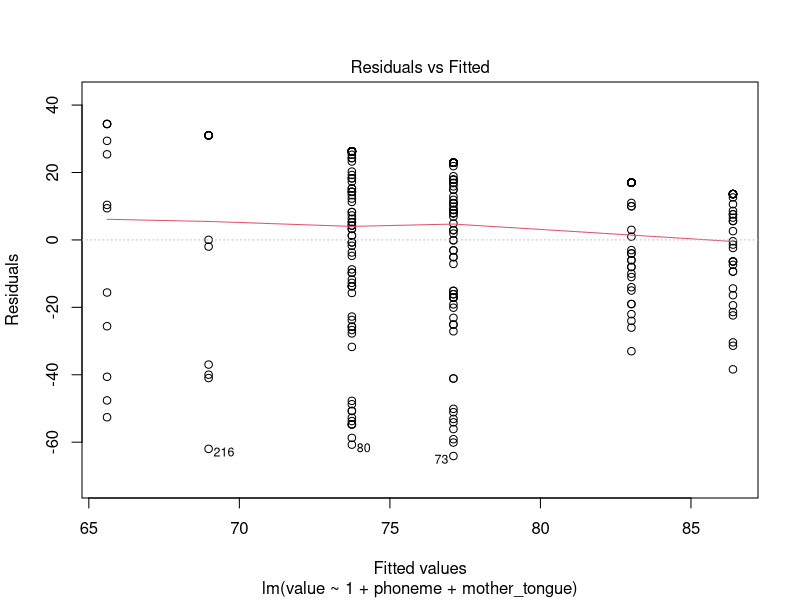
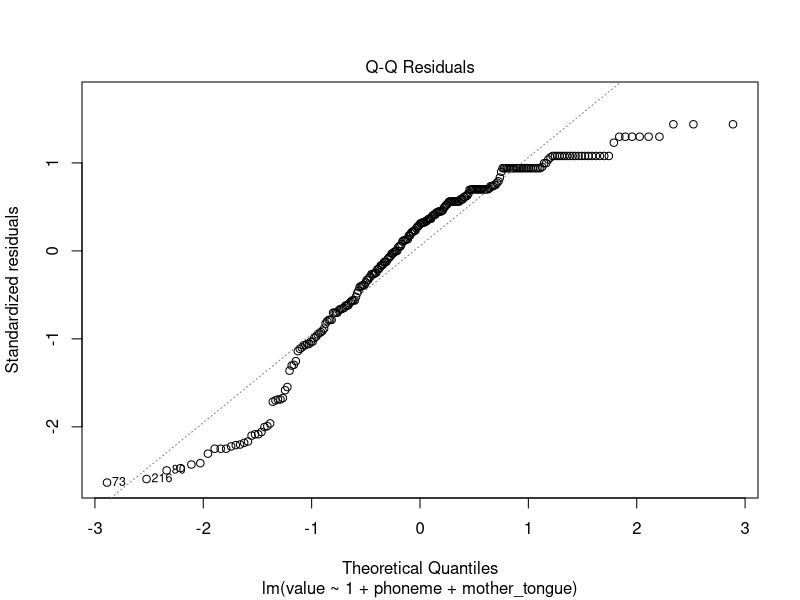
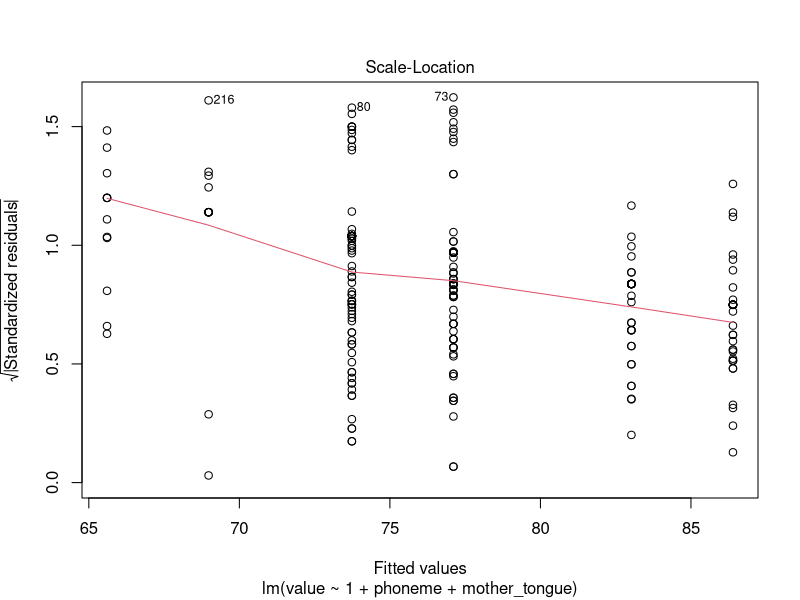
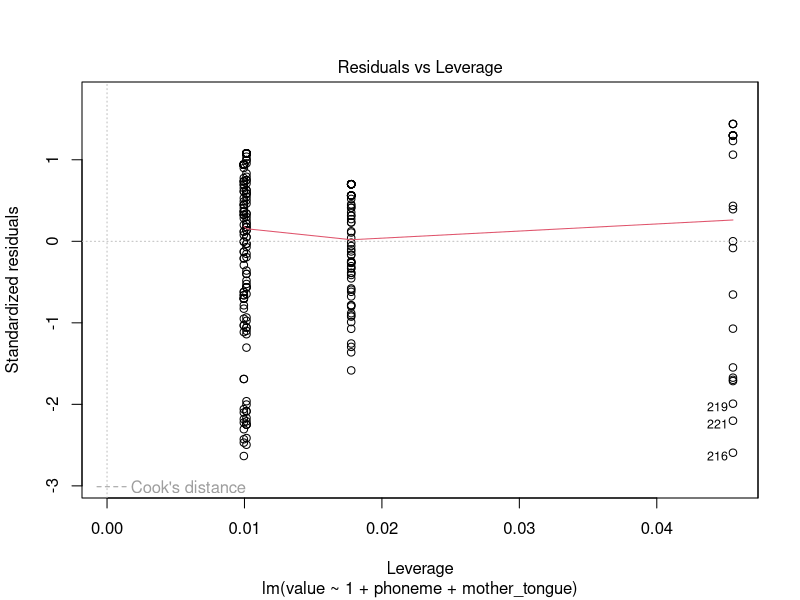

Source code (R) for these figures, in order:

# Load libraries
library("here")
library("lme4")


# Load data
subset_estudis <- read.csv(here("data", "subsets", "subset_estudis.csv"))
subset_classe <- read.csv(here("data", "subsets", "subset_classe.csv"))
subset_intelligent <- read.csv(here("data", "subsets", "subset_intelligent.csv"))
subset_simpatic <- read.csv(here("data", "subsets", "subset_simpatic.csv"))
subset_amable <- read.csv(here("data", "subsets", "subset_amable.csv"))
subset_fiar <- read.csv(here("data", "subsets", "subset_fiar.csv"))
subset_ciutat <- read.csv(here("data", "subsets", "subset_ciutat.csv"))
subset_pbc <- read.csv(here("data", "subsets", "subset_pbc.csv"))
subset_oc <- read.csv(here("data", "subsets", "subset_oc.csv"))
subset_accent <- read.csv(here("data", "subsets", "subset_accent.csv"))
subset_agradable <- read.csv(here("data", "subsets", "subset_agradable.csv"))


# Build models (té estudis, 1)
mod_0_estudis <- lm(value ~ 1, data = subset_estudis)

mod_1_estudis <- lm(value ~ 1 + phoneme, data = subset_estudis)

mod_2_estudis <- lm(value ~ 1 + phoneme + mother_tongue, data = subset_estudis)

mod_3_estudis <- lm(value ~ 1 + phoneme + mother_tongue + province, 
                    data = subset_estudis)

mod_4_estudis <- lm(value ~ 1 + phoneme + mother_tongue + province + 
                      phoneme:mother_tongue:province, data = subset_estudis)

summary(mod_0_estudis)
summary(mod_1_estudis)
summary(mod_2_estudis)
summary(mod_3_estudis)
summary(mod_4_estudis)

anova(mod_0_estudis, mod_1_estudis, mod_2_estudis, mod_3_estudis, mod_4_estudis)



# Build models (és de classe alta, 2)
mod_0_classe <- lm(value ~ 1, data = subset_classe)

mod_1_classe <- lm(value ~ 1 + phoneme, data = subset_classe)

mod_2_classe <- lm(value ~ 1 + phoneme + mother_tongue, data = subset_classe)

mod_3_classe <- lm(value ~ 1 + phoneme + mother_tongue + province, 
                   data = subset_classe)

mod_4_classe <- lm(value ~ 1 + phoneme + mother_tongue + province + 
                     phoneme:mother_tongue:province, data = subset_classe)

summary(mod_0_classe)
summary(mod_1_classe)
summary(mod_2_classe)
summary(mod_3_classe)
summary(mod_4_classe)

anova(mod_0_classe, mod_1_classe, mod_2_classe, mod_3_classe, mod_4_classe)



# Build models (és intel·ligent, 3)
mod_0_intelligent <- lm(value ~ 1, data = subset_intelligent)

mod_1_intelligent <- lm(value ~ 1 + phoneme, data = subset_intelligent)

mod_2_intelligent <- lm(value ~ 1 + phoneme + mother_tongue, 
                        data = subset_intelligent)

mod_3_intelligent <- lm(value ~ 1 + phoneme + mother_tongue + province, 
                    data = subset_intelligent)

mod_4_intelligent <- lm(value ~ 1 + phoneme + mother_tongue + province + 
                      phoneme:mother_tongue:province, data = subset_intelligent)

summary(mod_0_intelligent)
summary(mod_1_intelligent)
summary(mod_2_intelligent)
summary(mod_3_intelligent)
summary(mod_4_intelligent)

anova(mod_0_intelligent, mod_1_intelligent, mod_2_intelligent, 
      mod_3_intelligent, mod_4_intelligent)



# Build models (és simpàtic, 4)
mod_0_simpatic <- lm(value ~ 1, data = subset_simpatic)

mod_1_simpatic <- lm(value ~ 1 + phoneme, data = subset_simpatic)

mod_2_simpatic <- lm(value ~ 1 + phoneme + mother_tongue, 
                        data = subset_simpatic)

mod_3_simpatic <- lm(value ~ 1 + phoneme + mother_tongue + province, 
                        data = subset_simpatic)

mod_4_simpatic <- lm(value ~ 1 + phoneme + mother_tongue + province + 
                          phoneme:mother_tongue:province, data = subset_simpatic)

summary(mod_0_simpatic)
summary(mod_1_simpatic)
summary(mod_2_simpatic)
summary(mod_3_simpatic)
summary(mod_4_simpatic)

anova(mod_0_simpatic, mod_1_simpatic, mod_2_simpatic, mod_3_simpatic, 
      mod_4_simpatic)



# Build models (és amable, 5)
mod_0_amable <- lm(value ~ 1, data = subset_amable)

mod_1_amable <- lm(value ~ 1 + phoneme, data = subset_amable)

mod_2_amable <- lm(value ~ 1 + phoneme + mother_tongue, 
                     data = subset_amable)

mod_3_amable <- lm(value ~ 1 + phoneme + mother_tongue + province, 
                     data = subset_amable)

mod_4_amable <- lm(value ~ 1 + phoneme + mother_tongue + province + 
                       phoneme:mother_tongue:province, data = subset_amable)

summary(mod_0_amable)
summary(mod_1_amable)
summary(mod_2_amable)
summary(mod_3_amable)
summary(mod_4_amable)

anova(mod_0_amable, mod_1_amable, mod_2_amable, mod_3_amable, mod_4_amable)



# Build models (és de fiar, 6)
mod_0_fiar <- lm(value ~ 1, data = subset_fiar)

mod_1_fiar <- lm(value ~ 1 + phoneme, data = subset_fiar)

mod_2_fiar <- lm(value ~ 1 + phoneme + mother_tongue, data = subset_fiar)

mod_3_fiar <- lm(value ~ 1 + phoneme + mother_tongue + province, 
                 data = subset_fiar)

mod_4_fiar <- lm(value ~ 1 + phoneme + mother_tongue + province + 
                     phoneme:mother_tongue:province, data = subset_fiar)

summary(mod_0_fiar)
summary(mod_1_fiar)
summary(mod_2_fiar)
summary(mod_3_fiar)
summary(mod_4_fiar)

anova(mod_0_fiar, mod_1_fiar, mod_2_fiar, mod_3_fiar, mod_4_fiar)



# Build models (és de ciutat, 7)
mod_0_ciutat <- lm(value ~ 1, data = subset_ciutat)

mod_1_ciutat <- lm(value ~ 1 + phoneme, data = subset_ciutat)

mod_2_ciutat <- lm(value ~ 1 + phoneme + mother_tongue, data = subset_ciutat)

mod_3_ciutat <- lm(value ~ 1 + phoneme + mother_tongue + province, 
                 data = subset_ciutat)

mod_4_ciutat <- lm(value ~ 1 + phoneme + mother_tongue + province + 
                   phoneme:mother_tongue:province, data = subset_ciutat)

summary(mod_0_ciutat)
summary(mod_1_ciutat)
summary(mod_2_ciutat)
summary(mod_3_ciutat)
summary(mod_4_ciutat)

anova(mod_0_ciutat, mod_1_ciutat, mod_2_ciutat, mod_3_ciutat, mod_4_ciutat)



# Build models (parla bé catala, 8)
mod_0_pbc <- lm(value ~ 1, data = subset_pbc)

mod_1_pbc <- lm(value ~ 1 + phoneme, data = subset_pbc)

mod_2_pbc <- lm(value ~ 1 + phoneme + mother_tongue, data = subset_pbc)

mod_3_pbc <- lm(value ~ 1 + phoneme + mother_tongue + province, 
                data = subset_pbc)

mod_4_pbc <- lm(value ~ 1 + phoneme + mother_tongue + province + 
                  phoneme:mother_tongue:province, data = subset_pbc)

summary(mod_0_pbc)
summary(mod_1_pbc)
summary(mod_2_pbc)
summary(mod_3_pbc)
summary(mod_4_pbc)

anova(mod_0_pbc, mod_1_pbc, mod_2_pbc, mod_3_pbc, mod_4_pbc)

plot(mod_2_pbc)



# Build models (és d'origen català, 9)
mod_0_oc <- lm(value ~ 1, data = subset_oc)

mod_1_oc <- lm(value ~ 1 + phoneme, data = subset_oc)

mod_2_oc <- lm(value ~ 1 + phoneme + mother_tongue, data = subset_oc)

mod_3_oc <- lm(value ~ 1 + phoneme + mother_tongue + province, 
               data = subset_oc)

mod_4_oc <- lm(value ~ 1 + phoneme + mother_tongue + province + 
                 phoneme:mother_tongue:province, data = subset_oc)

summary(mod_0_oc)
summary(mod_1_oc)
summary(mod_2_oc)
summary(mod_3_oc)
summary(mod_4_oc)

anova(mod_0_oc, mod_1_oc, mod_2_oc, mod_3_oc, mod_4_oc)



# Build models (té un accent bonic, 10)
mod_0_accent <- lm(value ~ 1, data = subset_accent)

mod_1_accent <- lm(value ~ 1 + phoneme, data = subset_accent)

mod_2_accent <- lm(value ~ 1 + phoneme + mother_tongue, data = subset_accent)

mod_3_accent <- lm(value ~ 1 + phoneme + mother_tongue + province, 
                   data = subset_accent)

mod_4_accent <- lm(value ~ 1 + phoneme + mother_tongue + province + 
                     phoneme:mother_tongue:province, data = subset_accent)

summary(mod_0_accent)
summary(mod_1_accent)
summary(mod_2_accent)
summary(mod_3_accent)
summary(mod_4_accent)

anova(mod_0_accent, mod_1_accent, mod_2_accent, mod_3_accent, mod_4_accent)



# Build models (és agradable d'escoltar, 11)
mod_0_agradable <- lm(value ~ 1, data = subset_agradable)

mod_1_agradable <- lm(value ~ 1 + phoneme, data = subset_agradable)

mod_2_agradable <- lm(value ~ 1 + phoneme + mother_tongue, 
                      data = subset_agradable)

mod_3_agradable <- lm(value ~ 1 + phoneme + mother_tongue + province, 
                   data = subset_agradable)

mod_4_agradable <- lm(value ~ 1 + phoneme + mother_tongue + province + 
                     phoneme:mother_tongue:province, data = subset_agradable)

summary(mod_0_agradable)
summary(mod_1_agradable)
summary(mod_2_agradable)
summary(mod_3_agradable)
summary(mod_4_agradable)

anova(mod_0_agradable, mod_1_agradable, mod_2_agradable, mod_3_agradable, 
      mod_4_agradable)



